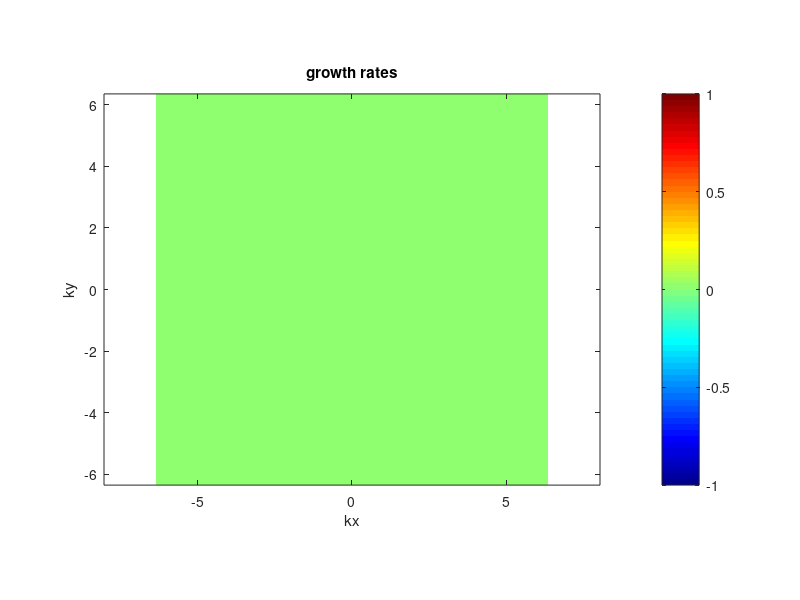
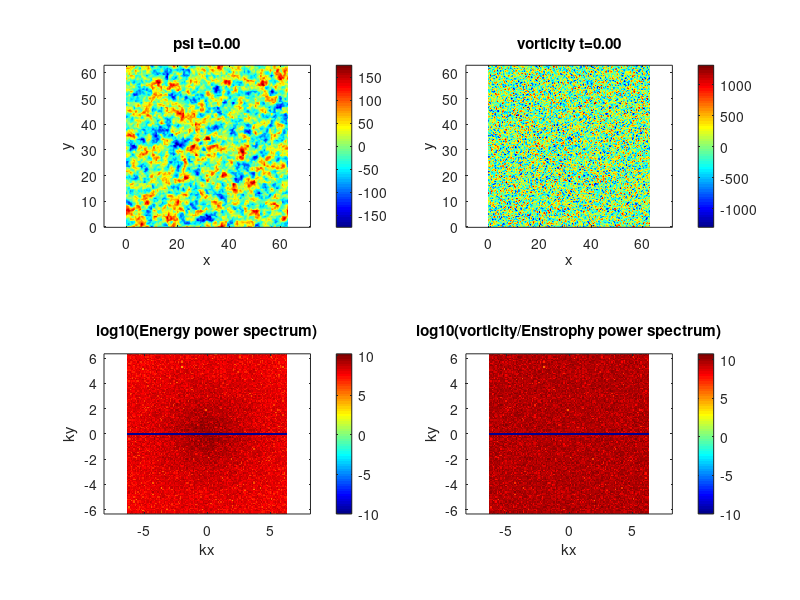
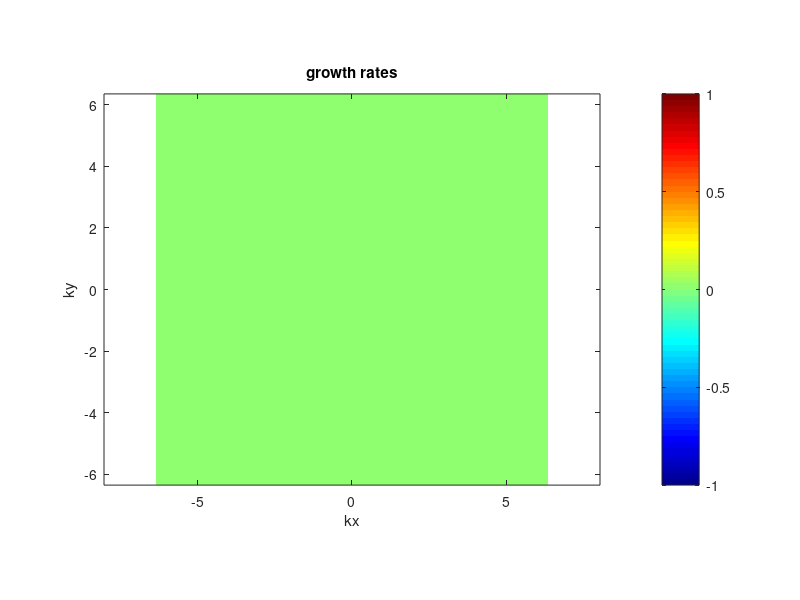

The MATLAB source for these figures, in order:
function spectral_DS2d
%%%%%%%%%%%%%%%%%%%%%%%%%%%%%%%%%%%%%%%%%%%%%%%%%%%%%%%%%%%%%%%%%%%%%%%%%%%%%%%%%
% 1-field toy model of the Dimits shift. Similar to the Hasegawa-Mima           %
% equation or the Kuramoto-Sivashinsky equation.                                %
%                                                                               %
% Based off an MIT code originally made by Jean-Christophe Nave.                %
% Modified by Denis St-Onge                                                     %
%                                                                               %
% Laplacian(psi) = w                                                            %
% u = psi_y                                                                     %
% v =-psi_x                                                                     %
%%%%%%%%%%%%%%%%%%%%%%%%%%%%%%%%%%%%%%%%%%%%%%%%%%%%%%%%%%%%%%%%%%%%%%%%%%%%%%%%%
clear all;
mkdir('plots'); mkdir('data');
delete('log.txt');

scale=0;         % quick scale of the linear terms
mu   =scale*0;      % friction
nu   =scale*0.0; % viscosity
muZF =scale*0e-4; %scale*2*0; % zonal friction
nuZF =scale*0e-5; %scale*5.0e-4; % zonal viscosity
l    =scale*0;     % Landau-like damping
gamma=scale*0;   % linear drive 2.4203
HM=scale*0;		 % HM-type wave
TH=scale*0;      % Terry-Horton i delta
h=1;             % hyperviscosity factor
hZF=1;             % hyperviscosity factor
forcing=0; 		 % forcing magnitude
LX=2*pi*10;      % X scale
LY=2*pi*10;      % Y scale
NX_real=128;     % resolution in x
NY_real=128;     % resolution in y
dt=1e-5;    % time step. Should start small as CFL updated can pick up the pace
pert_size=1e3; % size of perturbation
TF=1000.0;  % final time
iF=200;  % final iteration, whichever occurs first
iRST=10000; % write restart dump
i_report=100;
en_print=1;
TSCREEN=2000; % sreen update interval time (NOTE: plotting is usually slow)
initial_condition='random';   %'simple vortices' 'vortices' 'random' or 'random w' 
AB_order=4; % Adams Bashforth order 1,2,3, or 4 (3 more accurate, 2 possibly more stable) -1 = RK3
linear_term='exact'; % CN, BE, FE, or exact
simulation_type='NL'; % NL, QL, or L (nonlinear, quasilinear and linear respectively)
padding = true; % 3/2 padding, otherwise 2/3 truncation.
save_plots = true; % save plots to file
system_type='MHM'; % NS, HM, MHM
cfl_cadence=5;
cfl=0.4
max_dt=1e-2;
safety=0.8;
diagnostics=false;

rng(707296708);
%rng('shuffle');
s=rng;


% print log file.
diary('log.txt') 
diary on;

fig1=figure(1);
fig2=figure(2);

% ensure parameters get printed  to log.
fprintf('nu: %.05e  mu:%.05e gamma:%.05e\n',nu,mu,gamma);
fprintf('l: %.05e  HM:%.05e TH:%.05e\n',l,HM,TH);
fprintf('LX:%.02f LY:%.02f NX:%d NY:%d\n',LX, LY, NX_real, NY_real);
fprintf('h:%d scale:%d Tf:%.01f iF:%d\n',h, scale, TF, iF);
fprintf('hZF:%d muZF:%e nuZF:%e\n',hZF,muZF,nuZF);
fprintf('Nonlinear:%s padding:%d System:%s\n',simulation_type, padding,system_type);
fprintf('random seed:%d AB order:%d CFL step:%d\n',s.Seed, AB_order, cfl_cadence);
fprintf('safety:%f\n',safety);

energyFile=0; 
if(strcmp(initial_condition,'restart'))
    energyFile = fopen('energy.dat','a');
else
    energyFile = fopen('energy.dat','w');
end

fprintf(energyFile,'# [1] t  [2] dt  [3] energy  [4] enstrophy  [5] ZF    [6] DW    [7] flux\n');


NX=NX_real;
NY=NY_real;
if(padding)
    NX=3*NX/2;
    NY=3*NY/2;
end

dx=LX/NX;
dy=LY/NY;
dkx=2*pi/LX;
dky=2*pi/LY;
LXnum=0:dx:LX;
LYnum=0:dy:LY;

minkx= -(NX_real/2 - 1)*dkx;
maxkx=  (NX_real/2 - 1)*dkx;
minky= -(NY_real/2 - 1)*dky;
maxky=  (NY_real/2 - 1)*dky;
kxnum= minkx:dkx:maxkx;
kynum= minky:dky:maxky;

t=0.;
i=0;
k=0;
c1=0;
c2=0;
c3=0;
dt1=0;
dt2=0;
dt3=0;
w_hat=0; %this is our field.
I=sqrt(-1);

kx=dkx*I*ones(1,NY)'*(mod((1:NX)-ceil(NX/2+1),NX)-floor(NX/2)); % matrix of wavenumbers in x direction 
ky=dky*I*(mod((1:NY)'-ceil(NY/2+1),NY)-floor(NY/2))*ones(1,NX); % matrix of wavenumbers in y direction 

% Cutting of frequencies using the 2/3 rule. 
% Discard asymmetric N/2 term. Otherwise reality is not enforced.
dealias=abs(kx/dkx) <1/3*NX & abs(ky/dky) <1/3*NY;


ksquare=kx.^2+ky.^2;                                % Laplacian in Fourier space
ksquare(1,1)=-1; 
kmu = -(-1)^h*mu * ones(NY,NX)./(ksquare.^(h-1)) ;                            % drag force array
ksquare_viscous=-(-1)^h*nu*(ksquare.^h);            % Viscosity array

ksquare_poisson=ksquare - ones(NY, NX) + TH*ky;		% Poisson equation in Fourier space
if(strcmpi(system_type,'NS'))
    ksquare_poisson=ksquare;		% Poisson equation in Fourier space
end
ksquare_poisson(1,1)=-1;  % fixed Laplacian in Fourier space for Poisson's equation


gd = gamma * ky.^2./ksquare_poisson + HM*ky./ksquare_poisson;

zonal_part = zeros(NY,NX);
zonal_part(1,:) = zonal_part(1,:) + ones(1,NX);
fluct_part = ones(NY,NX) - zonal_part;

lin_growth = -kmu + ksquare_viscous + gd - l*abs(ky); % this is the linear growth rate used in computations


% No damping on zonal modes. Modified Poisson equation (proper adiabatic electron response)
if(strcmpi(system_type,'MHM'))
    kxzf = kx(1,:);
    lin_growth(1,:) = zeros(1,NX) - muZF*ones(1,NX) -(-1)^hZF*nuZF*(kxzf.^(2*hZF)) ;
    ksquare_poisson(1,:) = ksquare_poisson(1,:) + ones(1,NX);
	ksquare_poisson(1,1)=-1;
end
numel(find(lin_growth(:)>0))

lin_trunc = dealias.*lin_growth;
max_growth = max(lin_trunc(:))
max_rate = max(abs(lin_trunc(:)))
0.25/max_rate

lg2 = lin_growth.^2;
lg3 = lin_growth.^3;

% forcing stuff?
kf_min = 16*dkx;
dkf = 0.5*dkx;
forcing_base = abs(ksquare) <= (kf_min+dkf)^2 & abs(ksquare) >= kf_min^2;

% Define initial vorticity distribution
switch lower(initial_condition)
   case {'vortices'}
      [i,j]=meshgrid(1:NX,(1:NY));
      psi=exp(-((i*dkx-pi).^2+(j*dky-pi+pi/4).^2)/(0.2))+exp(-((i*dx-pi).^2+(j*dky-pi-pi/4).^2)/(0.2))-0.5*exp(-((i*dkx-pi-pi/4).^2+(j*dky-pi-pi/4).^2)/(0.4));
    case {'simple vortices'}
        [i,j]=meshgrid((1:NX)*(2*pi/NX),(1:NY)*(2*pi/NY));
        psi=1*sin(i).*cos(j).^2;    
    case {'random psi'}
      psi=pert_size*(2*rand(NX,NY) - 1);%normally 1e-3
      w_hat=ksquare_poisson.*fft2(psi);
    case {'random'}
      w=pert_size*(2*rand(NY,NX)-1);%normally 5e-2
      w_hat=fft2(w);
      w_hat(1,:)=zeros(1,NX);
      %w_hat=zonal_part.*w_hat;
    case {'waves'}
      [i,j]=meshgrid((1:NX)*(2*pi/NX),(1:NY)*(2*pi/NY));
      %w=20*sin(32*j) + 1e-1*cos(13*i);
      w=2e1*sin(32*j) + 5e-2*(2*rand(NY,NX)-1);
      w_hat=fft2(w);
      w_hat(1,:)=fluct_part.*w_hat;
    case {'restart'}
        fileID=fopen('restart.bin','r');
        t=fread(fileID,1,'double');
        dt=fread(fileID,1,'double');
        i=fread(fileID,1,'int');
        k=fread(fileID,1,'int');
        dt1=fread(fileID,1,'double');
        dt2=fread(fileID,1,'double');
        dt3=fread(fileID,1,'double');
        c1=fread(fileID,[NY NX],'double')+I*fread(fileID,[NY NX],'double');
        c2=fread(fileID,[NY NX],'double')+I*fread(fileID,[NY NX],'double');
        c3=fread(fileID,[NY NX],'double')+I*fread(fileID,[NY NX],'double');
        w_hat=fread(fileID,[NY NX],'double')+I*fread(fileID,[NY NX],'double');
        fclose(fileID);        
    otherwise
      disp('Unknown initial conditions !!!');
      return
end

if(padding) % ensure there's no energy in the padded region of k-space.
   w_hat=dealias.*w_hat;
end
w_hat(1,1)=0; % Gauge condition. Should be redundant.
w_hat0=w_hat; % Keep initial conditions for possible future diagnostics.


u=0;
v=0;
U_ZF=0;
force=zeros(NY,NX);
w2=w_hat;

if(save_plots) %plot growth rate contours
	plotgrowth()
end

tic
while t<TF && i<iF
    psi_hat = w_hat./ksquare_poisson;  % Solve Poisson's Equation
    if(any(isnan(w_hat(:)))) % Something really bad has happened.
        disp(sprintf('Divergence at iteration: %d',i));
        return;
    end
    if(mod(i,i_report)==0)
       disp(sprintf('iteration: %d    dt:%.02e     t:%.03e     step time:%.1d s',i,dt,t,toc)); 
       tic;
        diary off; %flush diary
		diary on;
    end
    if (mod(i,en_print)== 0) 
        outputEnergy();
    end
    
    if (mod(i,TSCREEN)== 0) 
        plotfunc();
    end
    
    if (mod(i,iRST) == 0)
        dump('restart.bin');
    end
    

    if(forcing ~= 0)
       force=calculate_forcing(); 
    end
    
    w_hat_new=0;
    conv_hat =0;
    % Compute the non-linear term
    if (AB_order < 0 ) % RK
        if(AB_order == -4)
	      w_hat_new = ETDRK4(w_hat);
        elseif(AB_order == -3)
	      w_hat_new = ETDRK3(w_hat);
        elseif(AB_order == -2)
	      w_hat_new = ETDRK2(w_hat);
        else
          exit();      
        end
    	if(mod(i+1,cfl_cadence)==0 && i > 3) % compute new timestep from CFL condition.
        	abs_u=abs(u);
        	abs_v=abs(v);
        	abs_ZF=abs(U_ZF);
        	maxV= max(abs_u(:)+abs_ZF(:))/dx + max(abs_v(:))/dy;
        	if(maxV>0)
           	 new_dt=1/maxV;
        	else
           	 new_dt=inf;
            end
            target_dt=min(cfl*new_dt,min(2.2*dt/safety,max_dt/safety));
            if(target_dt < dt)
                 disp('WARNING: New dt fell below safety.')
            end
            dt=max_dt/safety;        
            while dt > target_dt 
                dt=dt/2.0;
            end
            dt=safety*dt;
    	end
    else 
        conv_hat = calc_Nonlinear(w_hat,simulation_type);
         
     
    if(mod(i+1,cfl_cadence)==0 && i > 3) % compute new timestep from CFL condition.
        abs_u=abs(u);
        abs_v=abs(v);
        abs_ZF=abs(U_ZF);
        maxV= max(abs_u(:)+abs_ZF(:))/dx + max(abs_v(:))/dy;
        if(maxV>0)
            new_dt=1/maxV;
        else
            new_dt=inf;
        end
        target_dt=min(max(0.5*dt/safety,min(cfl*new_dt,1.1*dt/safety)),max_dt/safety);
        if(target_dt < dt)
            disp('WARNING: New dt fell below safety.')
        end
        dt=0.8*target_dt;
    end
    
    conv_hat = dealias.*(conv_hat + forcing*kf_min*force/sqrt(dt));
    
    L1=0;
    L2=0;
    w_prev=w_hat;
    
    A=1.0; B=0; C=0; D=0;
    w_hat_new = 0;
    if (i < 1 || AB_order == 1) %Forward-Euler to generate history. Should run a small time-step at first. 
    	 %do nothing w_hat_new = w_hat_new - L2.*conv_hat;
    elseif (i < 2 || AB_order == 2)
    	w1=dt1/dt;
    	A=(1.0 + 0.5*w1);
    	B=0.5*w1;
   	elseif (i < 3 || AB_order == 3)
    	w1=dt1/dt;
    	w2=dt2/dt;
    	A=(2.0 + 3.0*w2 + 6.0*w1*(1+w1+w2))/(6.0*w1*(w1+w2));
    	B=(2.0 + 3.0*w1 + 3.0*w2)/(6.0*w1*w2);
    	C=(2.0 + 3.0*w1)/(6.0*w2*(w1+w2));
     elseif (i < 4 || AB_order == 4)
        w1=dt1/dt;
        w2=dt2/dt;
        w3=dt3/dt;
        A=(3.0 + 8.0*w2 + 4.0*w3 + 6.0*(2*w1^3 + w2*(w2+w3) +2.0*w1*(1.0+w2)*(1.0+w2+w3) + w1^2*(3.0 + 4.0*w2+2*w3)));
        A=A/(12.0*w1*(w1+w2)*(w1+w2+w3));
        B=(3.0 + 6.0*(w1+w2)*(w1+w2+w3) + 4.0*(2.0*(w1+w2)+w3))/(12.0*w1*w2*(w2+w3));
        C=(3.0 + 6.0*w1*(w1+w2+w3)+4.0*(2.0*w1 + w2+w3))/(12.0*w2*(w1+w2)*w3);
        D=(3.0 + 6.0*w1*(w1+w2)+4.0*(2.0*w1 + w2))/(12.0*w3*(w2+w3)*(w1+w2+w3));
    end
  
    
    
    switch upper(linear_term)
        case {'CN'} %crank nicolson
            L1=(1 + 0.5*dt*lin_growth)./(1 - 0.5*dt*lin_growth);
            L2=dt./(1 - 0.5*dt*lin_growth);    
        case {'BE'} %backward euler
            L1=1.0./(1 - dt*lin_growth);
            L2=dt./(1 - dt*lin_growth);    
        case {'EXACT'}%exact
            L1=exp(dt*lin_growth);
            L2=dt*L1;   
            B=B.*exp((dt1)*lin_growth);
            C=C.*exp((dt1+dt2)*lin_growth);
            D=D.*exp((dt1+dt2+dt3)*lin_growth);
        otherwise
            disp('Unknown linear handling type.');
            return;
    end
    
    % Compute Solution at the next step
	% Implicitly solve the linear term with 2nd order Crank-Nicholson
    w_hat_new = L1.*w_prev;
    w_hat_new = w_hat_new - L2.*(A.*conv_hat - B.*c1 + C.*c2 - D.*c3);
  
    end
    t=t+dt;
    i=i+1;

    w_hat=w_hat_new;
    
    c3=c2;
    c2=c1;
    c1=conv_hat;
    
    dt3=dt2;
    dt2=dt1;
    dt1=dt;
end
fclose(energyFile);

%write final state 
fprintf('Simulation ended at time %.03e and iteration %d\n',t,i);
dump('final_state.bin');

if(strcmpi(simulation_type,'L') && diagnostics)
   w0f=w_hat0.*exp(t*lin_growth); 
   comp=abs(w_hat-w0f)./abs(w0f);
   fprintf('Maximum linear error:%e\n',max(comp(:)));
end

% SIMULATION ENDS HERE

%%----------------------------------%%
%% Helper Function Definitions      %% 
%%----------------------------------%%

	function f=calculate_forcing()
        f=zeros(NY,NX);
        for i1 = 1:NY
           for j1 = 1:NX
                if(forcing_base(i1,j1) ~=0 )
                    f(i1,j1) = randn(1);
                end    
           end
        end
	end

    function x=RK3(w_h)
        a =[8./15.,5./12.,0.75];
        b =[0,-17.0/60.0,-5.0/12.0];
        Fa =0.0;
        Fb =0.0;
        u_new=w_h;
        for j = 1:3 
            Fb = Fa;
            Fa = calc_Nonlinear(u_new,simulation_type);
            u_new = (1 + 0.5*(a(j)+b(j))*dt*lin_growth)./(1 - 0.5*(a(j)+b(j))*dt*lin_growth).*u_new;
            u_new = u_new + a(j)*Fa +b(j)*Fb;
        end
        x=u_new;
    end   

    function x=ETDRK4(w_h)
        u_new=w_h;
        persistent dto lg M r Q1 f1 f2 f3;
        if(isempty(dto))
           dto=-1;
           lg=lin_growth(:);
		   if(any(imag(lg(:))))
			   M=32;
			   r=exp(2*I*pi*((1:M)-0.5)/M);
		   else
			   M=16;
			   r=exp(I*pi*((1:M)-0.5)/M);
		   end
        end
        
        st=simulation_type;
        eh = exp(0.5*lin_growth*dt);
        e1 = exp(lin_growth*dt);

        if(dto ~= dt)
            LR=dt*lg(:,ones(M,1)) + r(ones(NY*NX,1),:);
            elr=exp(LR);
            Q1 =dt*real(mean(			 (exp(LR/2)-1)./LR							,2));
            f1 =dt*real(mean(		 (-4   -LR        +elr.*(4-3*LR+LR.^2))./LR.^3	,2));
            f2 =dt*real(mean(		( 2  +LR        +elr.*(-2+LR))./LR.^3			,2));
            f3 =dt*real(mean(		 (-4 -3*LR -LR.^2 +elr.*(4-LR))./LR.^3			,2));
            Q1=reshape(Q1,NY,NX);
            f1=reshape(f1,NY,NX);
            f2=reshape(f2,NY,NX);
            f3=reshape(f3,NY,NX);
            dto=dt;
        end
        A1 = -calc_Nonlinear(u_new,st);
        
        an = u_new.*eh + Q1.*A1;

        A2 = -calc_Nonlinear(an,st);
        
        bn = u_new.*eh + Q1.*A2;
      
        A3 = -calc_Nonlinear(bn,st);
        
        cn = an.*eh + Q1.*(2.0*A3-A1);
        
        A4 = -calc_Nonlinear(cn,st);
        
        dn = u_new.*e1 + (A1.*f1 + 2*(A2+A3).*f2 + A4.*f3); 
        
        x = dealias.*dn;   

    end   

    function x=ETDRK3(w_h)
        u_new=w_h;
        persistent dto lg M r Q1 Q2 f1 f2 f3;
        if(isempty(dto))
           dto=-1;
           lg=lin_growth(:);
		   if(any(imag(lg(:))))
			   M=32;
			   r=exp(2*I*pi*((1:M)-0.5)/M);
		   else
			   M=16;
			   r=exp(I*pi*((1:M)-0.5)/M);
		   end
        end
        
        st=simulation_type;
        eh = exp(0.5*lin_growth*dt);
        e1 = exp(lin_growth*dt);

        if(dto ~= dt)
            LR=dt*lg(:,ones(M,1)) + r(ones(NY*NX,1),:);
            elr=exp(LR);
            Q1 =dt*real(mean(			 (exp(LR/2)-1)./LR							,2));
            Q2 =dt*real(mean(			 (elr-1)./LR                                ,2));
            f1 =dt*real(mean(		 (-4   -LR        +elr.*(4-3*LR+LR.^2))./LR.^3	,2));
            f2 =dt*real(mean(		4*( 2  +LR        +elr.*(-2+LR))./LR.^3			,2));
            f3 =dt*real(mean(		 (-4 -3*LR -LR.^2 +elr.*(4-LR))./LR.^3			,2));
            Q1=reshape(Q1,NY,NX);
            Q2=reshape(Q2,NY,NX);
            f1=reshape(f1,NY,NX);
            f2=reshape(f2,NY,NX);
            f3=reshape(f3,NY,NX);
            dto=dt;
        end
        A1 = -calc_Nonlinear(u_new,st);
        
        an =     u_new.*eh + Q1.*A1;
      
        A2 = -calc_Nonlinear(an,st);
        
        bn = u_new.*e1 + Q2.*(2.0*A2-A1);
        
        A3 = -calc_Nonlinear(bn,st);
        
        cn = u_new.*e1 + (A1.*f1 + A2.*f2 + A3.*f3); 
        
        x = dealias.*cn;   

    end   

    function x=ETDRK2(w_h)
        u_new=w_h;
        persistent dto lg M r Q1 f1;
        if(isempty(dto))
           dto=-1;
           lg=lin_growth(:);
		   if(any(imag(lg(:))))
			   M=32;
			   r=exp(2*I*pi*((1:M)-0.5)/M);
		   else
			   M=16;
			   r=exp(I*pi*((1:M)-0.5)/M);
		   end
        end
        
        st=simulation_type;
        e1 = exp(lin_growth*dt);

        if(dto ~= dt)
            LR=dt*lg(:,ones(M,1)) + r(ones(NY*NX,1),:);
            elr=exp(LR);
            Q1 =dt*real(mean(			 (elr-1)./LR           ,2));
            f1 =dt*real(mean(		 (elr - 1 - LR)./LR.^2 ,2));
            Q1=reshape(Q1,NY,NX);
            f1=reshape(f1,NY,NX);
            dto=dt;
        end
        
        A1 = -calc_Nonlinear(u_new,st);
        
        an =     u_new.*e1 + Q1.*A1;
      
        A2 = -calc_Nonlinear(an,st);
        
        bn = an + f1.*(A2-A1);
        
        x = dealias.*bn;   

    end   

    function infCheck(inver,name)
       if(any(isinf(inver(:))))
              disp(sprintf('%s infinity at iteration: %d',name, i));
       end
    end

    function nanCheck(inver,name)
       if(any(isnan(inver(:))))
              disp(sprintf('%s NaN at iteration: %d',name, i));
       end
    end

	function y=calc_Nonlinear(w_h,type)
    conv_hat = 0;
    psi_h = w_h./ksquare_poisson;  % Solve Poisson's Equation
	switch upper(type)
        	case {'NL'} %full non-linear
            	uhat = -ky.*psi_h;
            	vhat =  kx.*psi_h;
            	w_xhat = kx.*w_h;
            	w_yhat = ky.*w_h;
            
            	% dealiasing here truncates if not padded, other it has no effect
            	u  =real(ifft2(dealias.*uhat));      % Compute  y derivative of stream function ==> u
            	v  =real(ifft2(dealias.*vhat));      % Compute -x derivative of stream function ==> v
            	w_x=real(ifft2(dealias.*w_xhat));      % Compute  x derivative of vorticity
            	w_y=real(ifft2(dealias.*w_yhat));
            	conv     = u.*w_x + v.*w_y;         % evaluate the convective derivative (u,v).grad(w)   
            	conv_hat = fft2(conv);              % go back to Fourier space
      
        	case {'QL'} %quasi-linear
            	%for zonal part
            	uphat = -ky.*fluct_part.*psi_h;
            	vphat =  kx.*fluct_part.*psi_h;
        
            	%for fluctuation part
            	U_hat = kx.*zonal_part.*psi_h;
            	U_xxhat = (kx.^2).*U_hat;
            	w_yhat = ky.*fluct_part.*w_h;       
        
            	% dealiasing here truncates if not padded, other it has no effect
            	u    =real(ifft2(dealias.*uphat));      % Compute  y derivative of stream function ==> u
            	v    =real(ifft2(dealias.*vphat));      % Compute -x derivative of stream function ==> v
            	U_ZF =real(ifft2(dealias.*U_hat));      % Compute zonal velocity
            	U_xx =real(ifft2(dealias.*U_xxhat));      % Compute zonal velocity
            	w_y  =real(ifft2(dealias.*w_yhat));
            	conv_fluct = U_ZF.*w_y + u.*U_xx;         % evaluate the convective derivative (u,v).grad(w)   
            	conv_zonal = u.*v;         % evaluate the convective derivative (u,v).grad(w)       
            	conv_fluct_hat = fft2(conv_fluct);               % go back to Fourier space
            	conv_zonal_hat = fft2(conv_zonal);
            	conv_hat = fluct_part.*conv_fluct_hat + (kx.^2).*zonal_part.*conv_zonal_hat;
        	case {'L'}%full linear 
           	 %do nothing
            otherwise
           	 disp('Unknown simulation type.');
        	    return 
    end
    if(padding)
        conv_hat = dealias.*conv_hat;
    end
    y=conv_hat;
	end

	function plotgrowth()
    	subplot(1,1,1);
    	plotg=0;
    	f=randn(NY,NX).*forcing_base;
    	if(padding)
       		plotg=circshift(dealias.*lin_growth,[NY_real/2,NX_real/2]); 
       		plotg=plotg(2:NY_real,2:NX_real);
    	else
       		plotg=circshift(dealias.*lin_growth,[NY_real/2,NX_real/2]); 
       		plotg=plotg(2:NY_real,2:NX_real);
    	end
    	force=real(ifft2(f));
    	imagesc(kxnum,kynum,real(plotg)), axis equal tight, colorbar
    	%imagesc(kxnum,kynum,f), axis equal tight, colorbar
    	set(gca,'Ydir','Normal')
    	colormap(jet)
    	title('growth rates');    
    	xlabel('kx');
    	ylabel('ky');
    	if(save_plots)
        	saveas(gcf,'growth.png');
   		end
   		drawnow
    end
    function outputEnergy()
        diary off; %flush diary
		diary on;
        
        w_curr=w_hat;
        psi_curr=psi_hat;
     
        enstrophy = 0.5*w_curr.*conj(w_curr);
        energy = 0.5*real(-conj(psi_curr).*w_curr);
     %   flux = -0.5*real(psi_y.*(psi_y.*psi_y + psi_x.*psi_x  + psi.*psi));
             
        enstrophy_tot = sum(enstrophy(:))/(NX*NY)^2;
        energy_tot    = sum(energy(:))/(NX*NY)^2; 
        ZF_energy = sum(sum(zonal_part.*energy))/(NX*NY)^2;
        DW_energy = sum(sum(fluct_part.*energy))/(NX*NY)^2;
       % flux_tot = sum(flux(:))/(NX*NY);
        
        fprintf(energyFile,'%e %e %.15e %e %e %e \n',t,dt,energy_tot,enstrophy_tot,ZF_energy,DW_energy);
        
        
    end
    function plotfunc()
              % Go back in real space omega in real space for plotting
		diary off; %flush diary
		diary on;
        w_curr=w_hat;
        psi_curr=psi_hat;
        psi=real(ifft2(psi_curr));
        w=real(ifft2(w_curr)); 
     
        enstrophy = 0.5*w_curr.*conj(w_curr);
        energy = 0.5*real(-conj(psi_curr).*w_curr);                  
        
		%iso_spectrum(energy,enstrophy);

        if(padding)
           enstrophy=circshift(enstrophy,[NY_real/2,NX_real/2]); 
           enstrophy=enstrophy(2:NY_real,2:NX_real);
           energy=circshift(energy,[NY_real/2,NX_real/2]); 
           energy=energy(2:NY_real,2:NX_real);
        else
           enstrophy=circshift(enstrophy,[NY_real/2,NX_real/2]); 
           enstrophy=enstrophy(2:NY_real,2:NX_real);
           energy=circshift(energy,[NY_real/2,NX_real/2]); 
           energy=energy(2:NY_real,2:NX_real);
        end
      
        wlog=max(log10(enstrophy),-10);
        energylog=max(log10(energy),-10);
        set(0,'CurrentFigure',fig1);
        subplot(2,2,1)
        imagesc(LXnum,LYnum,psi), axis equal tight, colorbar
        set(gca,'Ydir','Normal')
        colormap(jet)
        title(sprintf('psi t=%.02f',t));
        xlabel('x');
        ylabel('y');
        subplot(2,2,2)
        imagesc(LXnum,LYnum,w), axis equal tight, colorbar
        title(sprintf('vorticity t=%.02f',t));
        set(gca,'Ydir','Normal')
        xlabel('x');
        ylabel('y');
        subplot(2,2,3)
        imagesc(kxnum,kynum, energylog), axis equal tight, colorbar
        title('log10(Energy power spectrum)');    
        set(gca,'Ydir','Normal')
        xlabel('kx');
        ylabel('ky');
        subplot(2,2,4)
        imagesc(kxnum,kynum,wlog), axis equal tight, colorbar
        set(gca,'Ydir','Normal')
        xlabel('kx');
        ylabel('ky');
        title('log10(vorticity/Enstrophy power spectrum)');    
        if(save_plots)
            saveas(gcf,sprintf('plots/fig_%d.png',k));
        end
        drawnow
        set(0,'CurrentFigure',fig2);
        if(1==1)
       %     kx_spec=energylog(NY_real/2,:);
       %     ky_spec=energylog(:,NX_real/2);
       %     kx_spec(NX_real/2)=0.5*(kx_spec(NX_real/2-1)+kx_spec(NX_real/2+1)); 
       %     ky_spec(NY_real/2)=0.5*(ky_spec(NY_real/2-1)+ky_spec(NY_real/2+1)); 
       %     [~,Ix] = max(kx_spec(:));
       %     [~,Iy] = max(ky_spec(:));
       %     if(diagnostics)
       %        disp(sprintf('%.10e %.10e',energy_tot,enstrophy_tot));
       %         disp(sprintf('Maximum DW mode:%.01f    Maximum ZF mode:%.01f',abs(kynum(Iy)), abs(kxnum(Ix))));
       %     end
       %     plot(kxnum,kx_spec,kynum,ky_spec);
       %     legend('Zonal (ky=0)','DW (kx=0)');
       %     title(sprintf('DW/Zonal energy spectrum t=%.02f',t));
       %     xlabel('k');
        else
            kxpos=0:dkx:maxkx;
            loglog(kxpos,radenergy(1:NX_real/2),kxpos,radenstrophy(1:NX_real/2));
            title(sprintf('Radial energy/enstrophy spectrum t=%.02f',t));
            legend('Energy','Enstrophy')
            xlabel('k'); 
        end
        drawnow
        if(save_plots)
            saveas(gcf,sprintf('plots/k_spec_%d.png',k));
        end
        k=k+1;
    end

    function iso_spectrum(energy,enstrophy)
        raden_arr=cat(2,sqrt(abs(ksquare(:))),energy(:),enstrophy(:));
        raden_arr=sortrows(raden_arr);
        radenergy=zeros(max(NX,NY),1);
        radenstrophy=zeros(max(NX,NY),1);
        ik_old=1;
        nk=0;
        counts=zeros(max(NX,NY),1);
        for n = 1:length(ksquare(:))
            ik=round(raden_arr(n,1)/min(dkx,dky)) + 1;
            radenergy(ik) = radenergy(ik) + raden_arr(n,2);
            radenstrophy(ik) = radenstrophy(ik) + raden_arr(n,3);
            if(ik~=ik_old)
                counts(ik_old) = nk;
                nk=0;
                ik_old=ik;
            end
            nk=nk+1;
        end    
        
        range =0:min(dkx,dky):sqrt(2)*max(maxkx,maxky);
        l=length(range);
        
        surface = 2*pi/min(dkx,dky);
        comp=surface*range./(counts(1:l).');
        
        kxpos=0:min(dkx,dky):max(maxkx,maxky);
        specFile = fopen(sprintf('data/rad_spec_%d.dat',k),'w');
        radenergy_comp = radenergy(1:l).*comp.';
        radenstrophy_comp = radenstrophy(1:l).*comp.';
        
		ZF_en = zeros(l);
        ZF_ens = zeros(l);
        ZF_en(1:(NX/2)) = energy(1,1:(NX/2));  	 
        ZF_ens(1:(NX/2)) = enstrophy(1,1:(NX/2));

		DW_en = zeros(l);
        DW_ens = zeros(l);
        DW_en(1:(NY/2)) = energy(1:(NY/2),1);  	 
        DW_ens(1:(NY/2)) = enstrophy(1:(NY/2),1);

        for n = 1:l
            fprintf(specFile,'%e %e %e %e %e %e %e\n',range(n),radenergy_comp(n),radenstrophy_comp(n),ZF_en(n),ZF_ens(n), DW_en(n),DW_ens(n));       
        end
        
        fclose(specFile); 
    end


    function dump(filename)
        fileID=fopen(filename,'w');
        fwrite(fileID,t,'double');
        fwrite(fileID,dt,'double');
        fwrite(fileID,i,'int');
        fwrite(fileID,k,'int');
        fwrite(fileID,dt1,'double');
        fwrite(fileID,dt2,'double');
        fwrite(fileID,dt3,'double');
        fwrite(fileID,real(c1),'double'); fwrite(fileID,imag(c1),'double');
        fwrite(fileID,real(c2),'double'); fwrite(fileID,imag(c2),'double');
        fwrite(fileID,real(c3),'double'); fwrite(fileID,imag(c3),'double');
        fwrite(fileID,real(w_hat),'double');fwrite(fileID,imag(w_hat),'double');
        fclose(fileID);
    end
end
